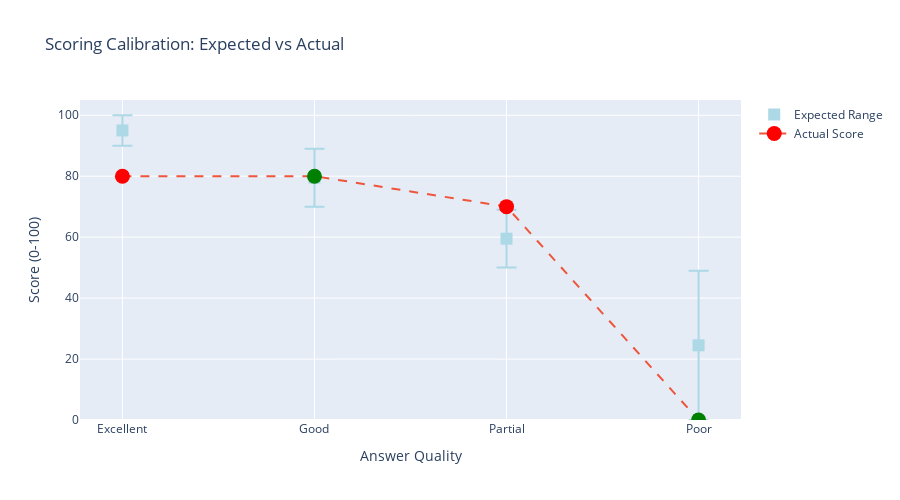

Notebook source saved alongside this figure:
### Markdown cell above
# ============================================================
# CELL 15: Visualize Calibration
# ============================================================

### Code cell
# Create calibration dataframe
calibration_df = pd.DataFrame(calibration_results)

# Create scatter plot with error bars showing expected ranges
fig = go.Figure()

# Add expected ranges as error bars
fig.add_trace(go.Scatter(
    x=calibration_df["quality"],
    y=(calibration_df["expected_min"] + calibration_df["expected_max"]) / 2,
    error_y=dict(
        type='data',
        symmetric=False,
        array=(calibration_df["expected_max"] - calibration_df["expected_min"]) / 2,
        arrayminus=(calibration_df["expected_max"] - calibration_df["expected_min"]) / 2,
        thickness=2,
        width=10
    ),
    mode='markers',
    name='Expected Range',
    marker=dict(size=12, color='lightblue', symbol='square')
))

# Add actual scores
fig.add_trace(go.Scatter(
    x=calibration_df["quality"],
    y=calibration_df["score"],
    mode='markers+lines',
    name='Actual Score',
    marker=dict(size=15, color=['green' if r else 'red' for r in calibration_df["in_range"]]),
    line=dict(dash='dash')
))

fig.update_layout(
    title="Scoring Calibration: Expected vs Actual",
    xaxis_title="Answer Quality",
    yaxis_title="Score (0-100)",
    yaxis_range=[0, 105],
    height=500
)

fig.show()

# Calibration accuracy
accuracy = sum(calibration_df["in_range"]) / len(calibration_df) * 100
print(f"\n✅ Calibration Accuracy: {accuracy:.0f}%")

### Figure 1 — Plotly figure (JSON) as saved in the notebook; plotly's stock layout.template omitted (floating-point values rounded to 4 significant figures)
{"data": [{"error_y": {"array": [5.0, 9.5, 9.5, 24.5], "arrayminus": [5.0, 9.5, 9.5, 24.5], "symmetric": false, "thickness": 2, "type": "data", "width": 10}, "marker": {"color": "lightblue", "size": 12, "symbol": "square"}, "mode": "markers", "name": "Expected Range", "type": "scatter", "x": ["Excellent", "Good", "Partial", "Poor"], "y": [95.0, 79.5, 59.5, 24.5]}, {"line": {"dash": "dash"}, "marker": {"color": ["red", "green", "red", "green"], "size": 15}, "mode": "markers+lines", "name": "Actual Score", "type": "scatter", "x": ["Excellent", "Good", "Partial", "Poor"], "y": [80, 80, 70, 0]}], "layout": {"height": 500, "title": {"text": "Scoring Calibration: Expected vs Actual"}, "xaxis": {"title": {"text": "Answer Quality"}}, "yaxis": {"range": [0, 105], "title": {"text": "Score (0-100)"}}}}
